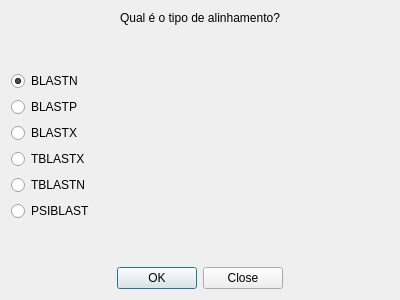
<?xml version="1.0" encoding="UTF-8"?>
<ui version="4.0">
 <class>Dialog_Custom</class>
 <widget class="QDialog" name="Dialog_Custom">
  <property name="geometry">
   <rect>
    <x>0</x>
    <y>0</y>
    <width>400</width>
    <height>300</height>
   </rect>
  </property>
  <property name="windowTitle">
   <string>Dialog</string>
  </property>
  <layout class="QGridLayout" name="gridLayout">
   <item row="0" column="0" alignment="Qt::AlignHCenter">
    <widget class="QLabel" name="label">
     <property name="text">
      <string>Qual é o tipo de alinhamento?</string>
     </property>
    </widget>
   </item>
   <item row="2" column="0">
    <layout class="QVBoxLayout" name="verticalLayout">
     <item>
      <widget class="QRadioButton" name="radioButton_blastn">
       <property name="text">
        <string>BLASTN</string>
       </property>
       <property name="checked">
        <bool>true</bool>
       </property>
      </widget>
     </item>
     <item>
      <widget class="QRadioButton" name="radioButton_blastp">
       <property name="text">
        <string>BLASTP</string>
       </property>
      </widget>
     </item>
     <item>
      <widget class="QRadioButton" name="radioButton_blastx">
       <property name="text">
        <string>BLASTX</string>
       </property>
      </widget>
     </item>
     <item>
      <widget class="QRadioButton" name="radioButton_tblastx">
       <property name="text">
        <string>TBLASTX</string>
       </property>
      </widget>
     </item>
     <item>
      <widget class="QRadioButton" name="radioButton_tblastn">
       <property name="text">
        <string>TBLASTN</string>
       </property>
      </widget>
     </item>
     <item>
      <widget class="QRadioButton" name="radioButton_psiblast">
       <property name="text">
        <string>PSIBLAST</string>
       </property>
      </widget>
     </item>
    </layout>
   </item>
   <item row="4" column="0">
    <widget class="QDialogButtonBox" name="buttonBox">
     <property name="orientation">
      <enum>Qt::Horizontal</enum>
     </property>
     <property name="standardButtons">
      <set>QDialogButtonBox::Close|QDialogButtonBox::Ok</set>
     </property>
     <property name="centerButtons">
      <bool>true</bool>
     </property>
    </widget>
   </item>
   <item row="3" column="0">
    <spacer name="verticalSpacer">
     <property name="orientation">
      <enum>Qt::Vertical</enum>
     </property>
     <property name="sizeHint" stdset="0">
      <size>
       <width>20</width>
       <height>40</height>
      </size>
     </property>
    </spacer>
   </item>
   <item row="1" column="0">
    <spacer name="verticalSpacer_2">
     <property name="orientation">
      <enum>Qt::Vertical</enum>
     </property>
     <property name="sizeHint" stdset="0">
      <size>
       <width>20</width>
       <height>40</height>
      </size>
     </property>
    </spacer>
   </item>
  </layout>
 </widget>
 <resources/>
 <connections>
  <connection>
   <sender>buttonBox</sender>
   <signal>accepted()</signal>
   <receiver>Dialog_Custom</receiver>
   <slot>accept()</slot>
   <hints>
    <hint type="sourcelabel">
     <x>248</x>
     <y>254</y>
    </hint>
    <hint type="destinationlabel">
     <x>157</x>
     <y>274</y>
    </hint>
   </hints>
  </connection>
  <connection>
   <sender>buttonBox</sender>
   <signal>rejected()</signal>
   <receiver>Dialog_Custom</receiver>
   <slot>reject()</slot>
   <hints>
    <hint type="sourcelabel">
     <x>316</x>
     <y>260</y>
    </hint>
    <hint type="destinationlabel">
     <x>286</x>
     <y>274</y>
    </hint>
   </hints>
  </connection>
 </connections>
</ui>
